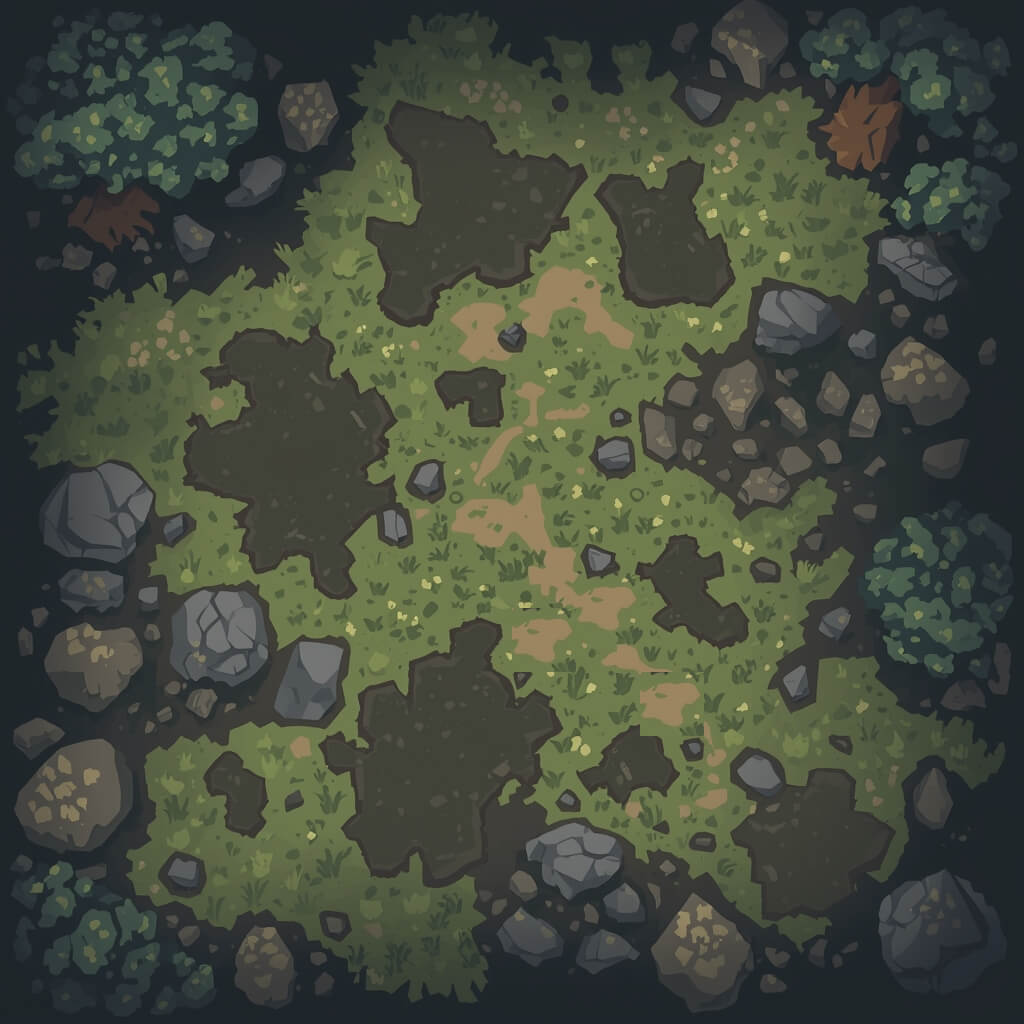

Rendered tile map (Tiled .tmx) drawn with the repository's tilesets; below, a short description and the map source with its tile grids summarised:
An orthogonal 32x32 tile map with 32x32 px tiles, 1 tile layer (mainLayer) and 103 objects.

<map version="1.10" tiledversion="1.11.2" orientation="orthogonal" renderorder="right-down" width="32" height="32" tilewidth="32" tileheight="32" infinite="0" nextlayerid="10" nextobjectid="229">
 <editorsettings>
  <export format="json" />
 </editorsettings>
 <tileset firstgid="1" name="map1" tilewidth="32" tileheight="32" tilecount="1024" columns="32">
  <image source="map1.jpg" width="1024" height="1024" />
 </tileset>
 <layer id="1" name="mainLayer" width="32" height="32">
  <data>[1024 cells, 1024 non-empty, 1016 distinct tile ids]</data>
 </layer>
 <objectgroup id="5" name="Collision" visible="0">
  <object id="28" x="685.697" y="366.224" width="140.256" height="98.6988">
   <ellipse />
  </object>
  <object id="33" x="909.068" y="15.584" width="111.685" height="683.1" />
  <object id="34" x="683.1" y="15.584" width="218.176" height="64.9334" />
  <object id="35" x="836.342" y="96.1015" width="70.1281" height="70.1281">
   <ellipse />
  </object>
  <object id="36" x="-103.893" y="-132.464" width="431.158" height="405.185">
   <ellipse />
  </object>
  <object id="37" x="-158.438" y="509.078" width="288.304" height="251.942">
   <ellipse />
  </object>
  <object id="38" x="122.075" y="586.998" width="137.659" height="145.451">
   <ellipse />
  </object>
  <object id="39" x="283.11" y="654.529" width="49.3494" height="62.3361" />
  <object id="40" x="542.843" y="859.718" width="132.88" height="153.243" />
  <object id="41" x="677.905" y="906.471" width="38.9601" height="109.088" />
  <object id="42" x="718.422" y="958.417" width="302.331" height="62.3361" />
  <object id="43" x="929.847" y="792.188" width="90.9068" height="161.035" />
  <object id="44" x="883.913" y="893.873" width="61.5441" height="84.1547" />
  <object id="45" x="18.1814" y="948.028" width="293.499" height="72.7254" />
  <object id="46" x="15.584" y="737.644" width="93.5041" height="210.384" />
  <object id="47" x="774.006" y="306.486" width="135.062" height="153.243" />
  <object id="48" x="864.913" y="454.534" width="62.3361" height="192.203" />
  <object id="50" x="690" y="81" width="33" height="35" />
  <object id="51" x="36" y="470" width="120" height="116">
   <ellipse />
  </object>
  <object id="91" x="413" y="468" width="26" height="30">
   <ellipse />
  </object>
  <object id="92" x="599" y="439" width="30" height="31">
   <ellipse />
  </object>
  <object id="93" x="587" y="546" width="25" height="30">
   <ellipse />
  </object>
  <object id="94" x="751" y="287" width="86" height="78">
   <ellipse />
  </object>
  <object id="95" x="880" y="234" width="75" height="64">
   <ellipse />
  </object>
  <object id="96" x="645" y="404" width="52" height="56">
   <ellipse />
  </object>
  <object id="97" x="743" y="461" width="44" height="43">
   <ellipse />
  </object>
  <object id="139" x="740" y="759" width="39" height="32">
   <ellipse />
  </object>
  <object id="140" x="788" y="665" width="16" height="37">
   <ellipse />
  </object>
  <object id="141" x="818" y="608" width="29" height="33">
   <ellipse />
  </object>
  <object id="145" x="914" y="775" width="35" height="48">
   <ellipse />
  </object>
  <object id="194" x="165.667" y="848.333" width="31.3333" height="42">
   <ellipse />
  </object>
  <object id="195" x="176" y="529.333">
   <ellipse />
  </object>
  <object id="205" x="538" y="842" width="82" height="18" />
  <object id="206" x="512" y="916" width="42" height="52" />
  <object id="207" x="561.5" y="827.5" width="24.5" height="13.5" />
  <object id="208" x="588" y="834" width="21.5" height="9.5" />
  <object id="209" x="544" y="833" width="20" height="9.5" />
  <object id="210" x="507.5" y="867.5" width="35.5" height="35" />
  <object id="211" x="385.333" y="514.667" width="20" height="22.6667" />
  <object id="212" x="506" y="327.667" width="10" height="11.6667" />
  <object id="213" x="-10.6667" y="-37.3333" width="1084" height="40" />
  <object id="214" x="-57.3333" y="-4" width="64" height="1060" />
  <object id="215" x="4" y="1020" width="1048" height="33.3333" />
  <object id="217" x="1021.33" y="-145.333" width="40" height="1180" />
 </objectgroup>
 <objectgroup color="#2d002d" id="7" name="Mobs">
  <object id="218" x="626" y="512" width="174" height="120">
   <ellipse />
  </object>
  <object id="219" x="140" y="306" width="274" height="192">
   <ellipse />
  </object>
  <object id="220" x="260" y="774" width="192" height="160">
   <ellipse />
  </object>
  <object id="221" x="714" y="752" width="148" height="144">
   <ellipse />
  </object>
  <object id="222" x="404" y="604" width="274" height="170">
   <ellipse />
  </object>
  <object id="223" x="488" y="384" width="96" height="176">
   <ellipse />
  </object>
 </objectgroup>
 <objectgroup id="9" name="Player">
  <object id="228" x="682" y="130" width="166" height="148">
   <ellipse />
  </object>
 </objectgroup>
 <objectgroup color="#00002d" id="8" name="Boss">
  <object id="225" x="734" y="662" width="112" height="72" />
  <object id="226" x="184" y="768" width="68" height="92" />
 </objectgroup>
 <objectgroup color="#000503" id="6" name="Slow" visible="0">
  <object id="70" x="421" y="154" width="122" height="98">
   <ellipse />
  </object>
  <object id="72" x="385" y="220" width="80" height="79">
   <ellipse />
  </object>
  <object id="74" x="414" y="125" width="84" height="70">
   <ellipse />
  </object>
  <object id="75" x="391" y="106" width="49" height="46">
   <ellipse />
  </object>
  <object id="76" x="481" y="157" width="88" height="76">
   <ellipse />
  </object>
  <object id="77" x="464" y="211" width="67" height="69">
   <ellipse />
  </object>
  <object id="78" x="371" y="221" width="28" height="28">
   <ellipse />
  </object>
  <object id="79" x="389" y="271" width="43" height="47">
   <ellipse />
  </object>
  <object id="83" x="258" y="352" width="59" height="193" />
  <object id="84" x="318" y="383" width="24" height="196" />
  <object id="85" x="295" y="387" width="88" height="98">
   <ellipse />
  </object>
  <object id="87" x="189" y="421" width="76" height="71">
   <ellipse />
  </object>
  <object id="88" x="225" y="330" width="76" height="64">
   <ellipse />
  </object>
  <object id="89" x="248" y="503" width="53" height="56">
   <ellipse />
  </object>
  <object id="90" x="310" y="474" width="60" height="58">
   <ellipse />
  </object>
  <object id="98" x="631" y="205" width="59" height="88" />
  <object id="100" x="606" y="181" width="44" height="40">
   <ellipse />
  </object>
  <object id="101" x="671" y="162" width="30" height="39">
   <ellipse />
  </object>
  <object id="102" x="662" y="230" width="66" height="68">
   <ellipse />
  </object>
  <object id="103" x="631" y="188" width="50" height="54">
   <ellipse />
  </object>
  <object id="104" x="446" y="371" width="54" height="29">
   <ellipse />
  </object>
  <object id="106" x="465" y="382" width="38" height="41">
   <ellipse />
  </object>
  <object id="111" x="656" y="552" width="53" height="46">
   <ellipse />
  </object>
  <object id="112" x="676" y="591" width="39" height="38">
   <ellipse />
  </object>
  <object id="114" x="701" y="605" width="41" height="37">
   <ellipse />
  </object>
  <object id="119" x="603" y="735" width="59" height="47">
   <ellipse />
  </object>
  <object id="125" x="750" y="792" width="114" height="121">
   <ellipse />
  </object>
  <object id="142" x="733" y="747" width="51" height="53">
   <ellipse />
  </object>
  <object id="143" x="776" y="650" width="40" height="59">
   <ellipse />
  </object>
  <object id="144" x="798" y="596" width="75" height="63">
   <ellipse />
  </object>
  <object id="146" x="905" y="755" width="103" height="121">
   <ellipse />
  </object>
  <object id="154" x="355" y="701" width="152" height="177">
   <ellipse />
  </object>
  <object id="155" x="404" y="656" width="61" height="68">
   <ellipse />
  </object>
  </objectgroup>
</map>
<!-- 17 of 103 objects omitted -->
